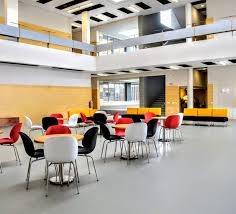
#> input picture Week 2/img/sst-foyer.jpg, 236 x 214 px
$ jupyter execute Practice-7.ipynb
#> lines starting #> are read from the running program, lines starting #| are printed output that depends on the picture
[cell 1]
#Import the necessary libraries
import cv2
import matplotlib.pyplot as plt
import numpy as np

# Load the image
image = cv2.imread('img/sst-foyer.jpg')
#> image is the input picture: shape (214, 236, 3); mean B, G, R 152.5, 164.5, 174.6

#Plot the original image
plt.subplot(1, 2, 1)
plt.title("Original")
plt.imshow(image)

# Inverse by subtracting from 255
inverse_image = 255 - image
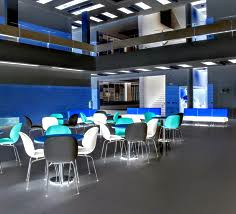
#> inverse_image: shape (214, 236, 3); mean B, G, R 102.5, 90.5, 80.4

#Save the image
cv2.imwrite('img/inverse_image.jpg', inverse_image)
#Plot the Inverse image
plt.subplot(1, 2, 2)
plt.title("Inverse color")
plt.imshow(inverse_image)
plt.show()
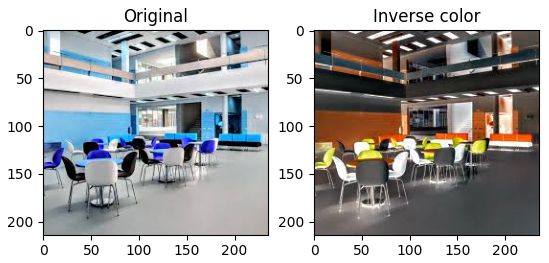
#> figure drawn by matplotlib, 2 panels; B, G, R data is drawn as R, G, B
